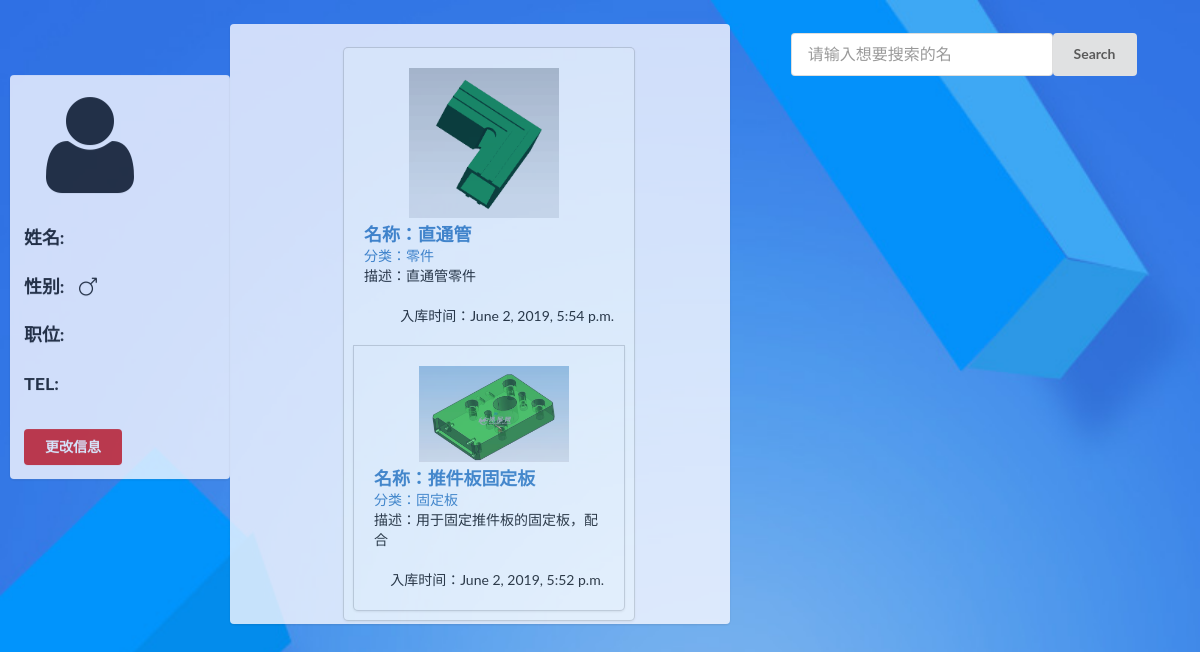
The page /gadmin/goods/ on the database its author committed.
### gadmin/models.py (models this page shows, shortened)
class BaseModel(models.Model):
    create_time = models.DateTimeField(auto_now=True, verbose_name='创建时间')
    update_time = models.DateTimeField(auto_now_add=True, verbose_name='最近更新时间')
    class Meta:
        abstract = True

class Goods(BaseModel):
    name = models.CharField(max_length=50, verbose_name='物品名称')
    desc = models.CharField(max_length=200, verbose_name='描述')
    goodstype = models.ForeignKey('TypeInfo', verbose_name='商品种类',on_delete=models.CASCADE, null=True,related_name="goods")
    store = models.ForeignKey('StoreInfo',verbose_name='所属仓库', on_delete=models.CASCADE, null=True)
    image = models.ImageField(upload_to='Goods', verbose_name='商品图片')
    objects = models.Manager()
    class Meta:
        verbose_name = verbose_name_plural = '零件信息'

class TypeInfo(BaseModel):
    name = models.CharField(max_length=50, verbose_name='分类名')
    image = models.ImageField(upload_to='typeinfo', verbose_name='总类图片')
    desc = models.CharField(max_length=200, verbose_name='描述')
    objects = models.Manager()
    class Meta:
        verbose_name = verbose_name_plural = "零件种类"
    def __str__(self):
        return self.name

### gadmin/views.py (the view)
# urls.py: path('goods/', views.goods, name='goods'),
def goods(request):
    goods = Goods.objects.all()
    return render(request, 'goods.html', {'goods':goods})

### templates/goods.html (shortened to what this page needs)
<!DOCTYPE html>
{% load staticfiles %}
<html lang="en">
<head>
    <link rel="stylesheet" href="{% static 'css/semantic.css' %}" media="screen" title="no title" charset="utf-8">
</head>
<body style="background: url({% static 'images/user_bg.jpg' %}); background-size: cover">
    <div class="ui segment" style=" min-height: 400px;
                    opacity: 0.8;
                    background-color: ghostwhite;
                    width: 220px !important;
                    border:rgba(255, 0, 0, 0);
                    position: absolute;
                    left: 10%;
                    top:34%;
                    transform: translate(-50%,-50%);">
        <div class="ui image">
                <i class="ui massive user icon"></i>
                <h3 class="ui center header">
                    姓名:&nbsp&nbsp&nbsp {{request.user.username}}
                </h3>
                <h3 class="ui center">
                    性别:&nbsp&nbsp&nbsp<i class="man icon"></i>
                </h3>
                <h3 class="ui center">
                    职位:&nbsp&nbsp&nbsp{{ request.user.job }}
                </h3>
                <h3 class="ui center">
                    TEL:&nbsp&nbsp&nbsp{{request.user.tel}}
                </h3>
                <br>
                <a href="/admin/gadmin/user/" class="ui center red button" >更改信息</a>
        </div>
    </div>
    <div class="ui segment" style=" height: 600px;
                    opacity: 0.8;
                    background-color: ghostwhite;
                    width: 500px !important;
                    border:rgba(255, 0, 0, 0);
                    position: relative;
                    left:480px;
                    top:310px;
                    transform: translate(-50%,-50%);
                    overflow: scroll;
                    ">
        <div style="margin-left:100px">
            <table>
             {% for s in goods %}
            <div class="ui link card" style="margin-top:10px; padding: 10px;">
                <div class="card" style="padding:10px;">
                    <div class="image" style="margin-left:45px">
                        <img src="{{ s.image.url }}" width="150">
                    </div>
                    <div class="content">
                        <div class="header"><h3><a href="{{ s.id }}">名称：{{ s.name }}</a></h3></div>
                        <div class="mete">
                            <a>分类：{{ s.goodstype }}</a>
                        </div>
                        <div class="description">描述：{{ s.desc }}</div>
                        <br>
                    </div>
                    <div class="extra content">
                        <span class="right floated">入库时间：{{ s.create_time }} </span>
                </div>
            </div>
            {% endfor %}
            </table>
            </div>
        </div>
    <form herf="" method="get" class="ui very large icon input" style="position:absolute; top:4%;right:5%">
            <input type="text" name="query" placeholder="请输入想要搜索的名">
            <button class="ui button">Search</button>
    </form>
</body>
</html>

### rows shown on the page
Goods: image (picture), name "直通管", goodstype "零件", desc "直通管零件", create_time "June 2, 2019, 5:54 p.m."
Goods: image (picture), name "推件板固定板", goodstype "固定板", desc "用于固定推件板的固定板，配合", create_time "June 2, 2019, 5:52 p.m."
